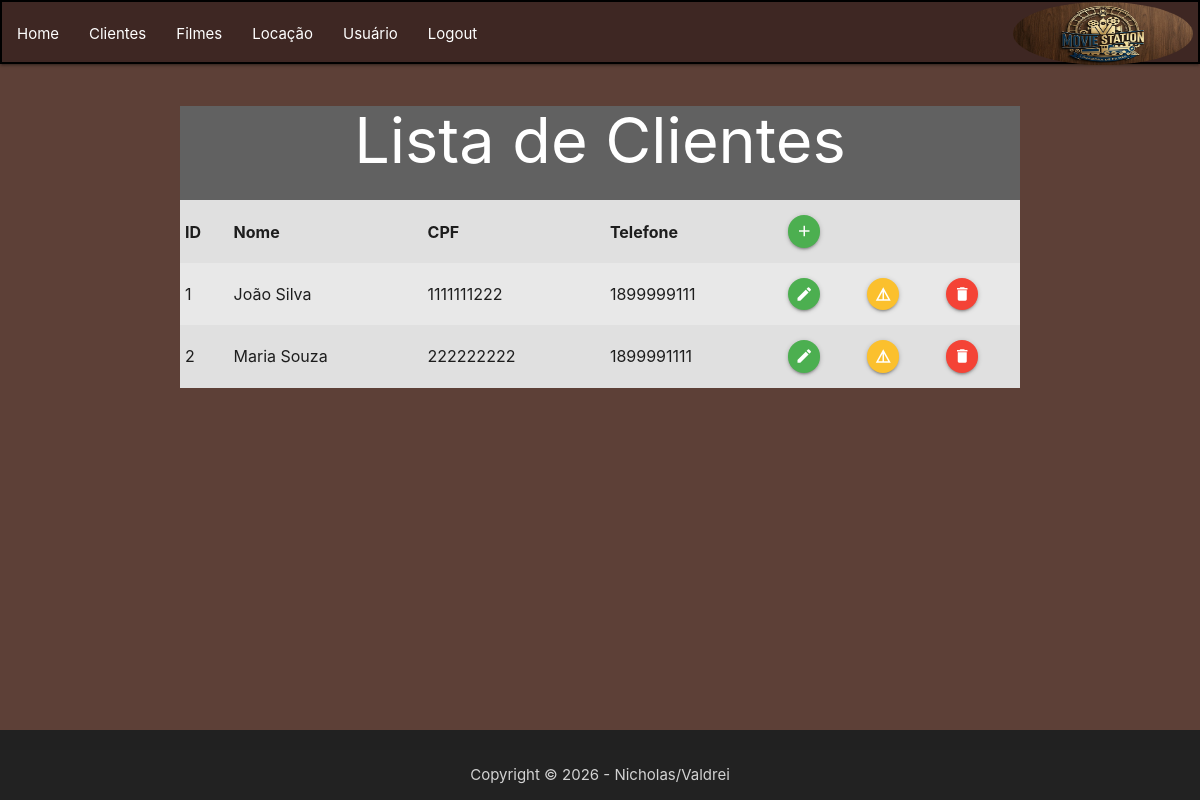
/VIEW/cliente/lstcliente.php (signed in), run on an earlier commit of the app's database.
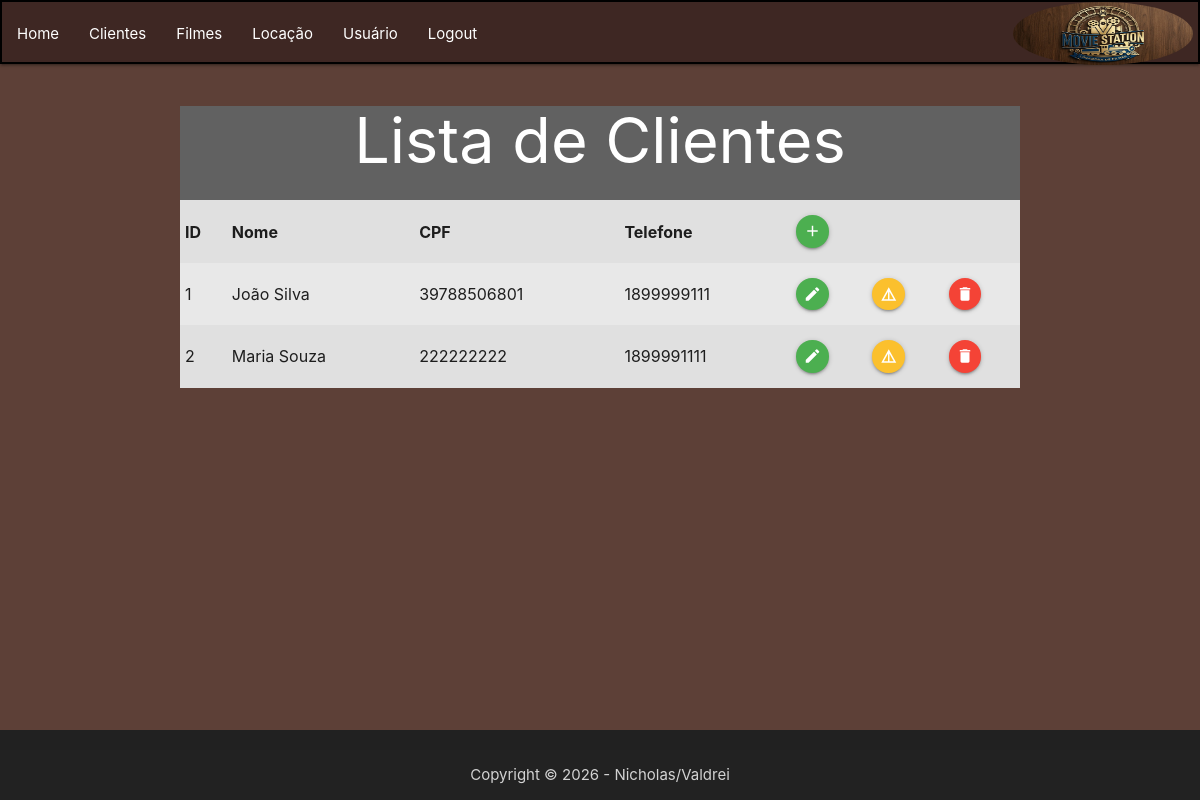
And on a later commit of the database.
### tables this page shows
CREATE TABLE `cliente` (
  `id` int(11) NOT NULL,
  `nome` varchar(35) NOT NULL,
  `cpf` varchar(11) NOT NULL,
  `telefone` varchar(15) NOT NULL
);

### DAL/cliente.php (called while the page is built, shortened)
<?php
    include_once $_SERVER['DOCUMENT_ROOT'] . '/Locadora/DAL/conexao.php';
    include_once $_SERVER['DOCUMENT_ROOT'] . '/Locadora/MODEL/cliente.php';
    class Cliente{
        public function Select(){
            $clientes = array();
            $sql = "SELECT * FROM cliente;";
            $con = Conexao::conectar();
            $registros = $con->query($sql);
            foreach($registros as $linha){
                $cliente = new \MODEL\Cliente();
                $cliente->setId($linha['id']);
                $cliente->setNome($linha['nome']);
                $cliente->setCpf($linha['cpf']);
                $cliente->setTelefone($linha['telefone']);
                $clientes[] = $cliente;
            }
            return $clientes;
        }
    }

### DAL/conexao.php (called while the page is built, shortened)
<?php
    class conexao {
        private static $dbNome = 'locadora';
        private static $dbHost = 'localhost';
        private static $dbUsuario = 'root';
        private static $dbSenha = '';
        private static $cont = null;
        public static function conectar(){
            if (self::$cont == null){
                try{
                    self::$cont = new PDO("mysql:host=" . self::$dbHost . ";dbname=" . self::$dbNome,
                    self::$dbUsuario , self::$dbSenha);
                }
                catch (\PDOException $exception) {
                    die ($exception->getMessage());
                }
            }
        return self::$cont;
        }
    public static function desconectar (){
        self::$cont = null;
        return self::$cont;
        }
    }
?>

### MODEL/cliente.php (called while the page is built, shortened)
<?php
    class Cliente{
        private ?int $id;
        private ?string $nome;
        private ?string $cpf;
        private ?string $telefone;
        public function getId(){return $this->id;}
        public function getNome(){return $this->nome;}
        public function getCpf(){return $this->cpf;}
        public function getTelefone(){return $this->telefone;}
        public function setId(int $id){$this->id = $id;}
        public function setNome(string $nome){$this->nome = $nome;}
        public function setCpf(string $cpf){$this->cpf = $cpf;}
        public function setTelefone(string $telefone){$this->telefone = $telefone;}
    }
?>

### VIEW/cliente/lstcliente.php (the view, shortened to what this page needs)
<?php
include_once $_SERVER['DOCUMENT_ROOT'] . '/Locadora/DAL/cliente.php';
include_once $_SERVER['DOCUMENT_ROOT'] . '/Locadora/MODEL/cliente.php';
include_once $_SERVER['DOCUMENT_ROOT'] . '/Locadora/VIEW/header.php';
include_once $_SERVER['DOCUMENT_ROOT'] . '/Locadora/VIEW/footer.php';
$dalCliente = new DAL\Cliente();
?>
<!DOCTYPE html>
<html lang="pt-br">
<head>
    <link rel="stylesheet" href="https://cdnjs.cloudflare.com/ajax/libs/materialize/1.0.0/css/materialize.min.css">
</head>
<body class="brown darken-2">
    <div class="container center grey darken-2 white-text">
        <h1 class="center-align">Lista de Clientes</h1>
        <div class="row grey lighten-2 black-text">
            <table class="striped responsive-table hover: ">
                <thead>
                    <tr>
                        <th>ID</th>
                        <th>Nome</th>
                        <th>CPF</th>
                        <th>Telefone</th>
                        <th> <a class="btn-floating btn-small waves-effect waves-light green">
                                <i class="material-icons"
                                    onclick="JavaScript:location.href='frmiscliente.php'">add</i>
                            </a></th>
                    </tr>
                </thead>
                <tbody>
                    <?php foreach ($dalCliente->Select() as $cliente) { ?>
                        <tr>
                            <td><?php echo $cliente->getId(); ?></td>
                            <td><?php echo $cliente->getNome(); ?></td>
                            <td><?php echo $cliente->getCpf(); ?></td>
                            <td><?php echo $cliente->getTelefone(); ?></td>
                            <td> <a class="btn-floating btn-small waves-effect waves-light green">
                                    <i class="material-icons"
                                        onclick="JavaScript:location.href='frmedtcliente.php?id=<?php echo $cliente->getId(); ?>'">edit</i>
                                </a></td>
                            <td> <a class="btn-floating btn-small waves-effect waves-light yellow darken-2">
                                    <i class="material-icons"
                                        onclick="JavaScript:location.href='frmdetcliente.php?id=<?php echo $cliente->getId(); ?>'">details</i>
                                </a></td>
                            <td> <a class="btn-floating btn-small waves-effect red">
                                    <i class="material-icons"
                                        onclick="JavaScript: remover( <?php echo $cliente->getId(); ?> )">delete</i>
                                </a></td>
                        </tr>
                    <?php } ?>
                </tbody>
            </table>
        </div>
    </div>
</body>
</html>

What changed in the data, as far as the page shows it:
changed cliente "João Silva": cpf "1111111222" → "39788506801"
